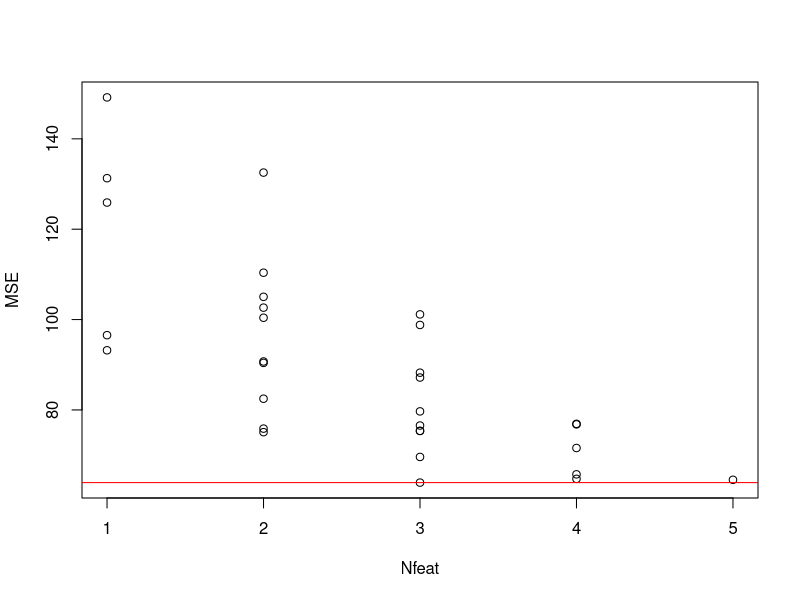

The R source for this figure:
mylin = function(X, Y, Xpred) {
	Xpred1 = cbind(1, Xpred)
	X1 = cbind(1, X)
	beta = solve(t(X1) %*% X1) %*% t(X1) %*% Y # obtained using the "training" data matrix
	Res = Xpred1 %*% beta # y_hat for the "test" data
	return(Res)
}
myCV = function(X, Y, Nfolds) {
	n = length(Y) # number of observations (rows)
	p = ncol(X) # number of covariates (variables or columns)
	set.seed(12345)
	ind = sample(n, n) # indexes are randomized
	X1 = X[ind, ] # randomize the order of the observations
	Y1 = Y[ind]
	sF = floor(n / Nfolds) # number of observations inside each fold
	MSE = numeric(2 ^ p - 1) # vector of the length of 2^p-1 combinations
	Nfeat = numeric(2 ^ p - 1)
	Features = list() # features that will be selected
	curr = 0 # current
	folds_obs <- cut(1:n, breaks = Nfolds, labels = FALSE)
	#we assume 5 features.
	for (f1 in 0:1)
		for (f2 in 0:1)
			for (f3 in 0:1)
				for (f4 in 0:1)
					for (f5 in 0:1) {
						model = c(f1, f2, f3, f4, f5)
						if (sum(model) == 0)
							next()
						SSE = 0
						for (k in 1:Nfolds) {
							#MISSING:compute which indices should belong to current fold
							indices <-
								ind[which(folds_obs == k)] #indeces of the observations in fold k
							#MISSING:implement cross-validation for model with features in "model" and iteration i.
							X_mylin <-
								X[-indices, which(model == 1)]
							XPred_mylin <-
								X[indices, which(model == 1)]
							Y_mylin <- Y[-indices]
							#MISSING:Get the predicted values for fold k, Ypred, and the original values for fold 'k',
							Ypred <-
								mylin(X_mylin, Y_mylin, XPred_mylin) 
							Yp <- Y[indices]
							SSE = SSE + sum((Ypred - Yp) ^ 2)
						}
						curr = curr + 1
						MSE[curr] = SSE / n
						Nfeat[curr] = sum(model)
						Features[[curr]] =
							model
					}
	plot(Nfeat, MSE) #MISSING: plot MSE against number of features
	abline(h = MSE[which.min(MSE)], col = "red")
	i = which.min(MSE)
	return(list(CV = MSE[i], Features = Features[[i]]))
}

data("swiss")
myCV(as.matrix(swiss[, 2:6]), swiss[[1]], 5)